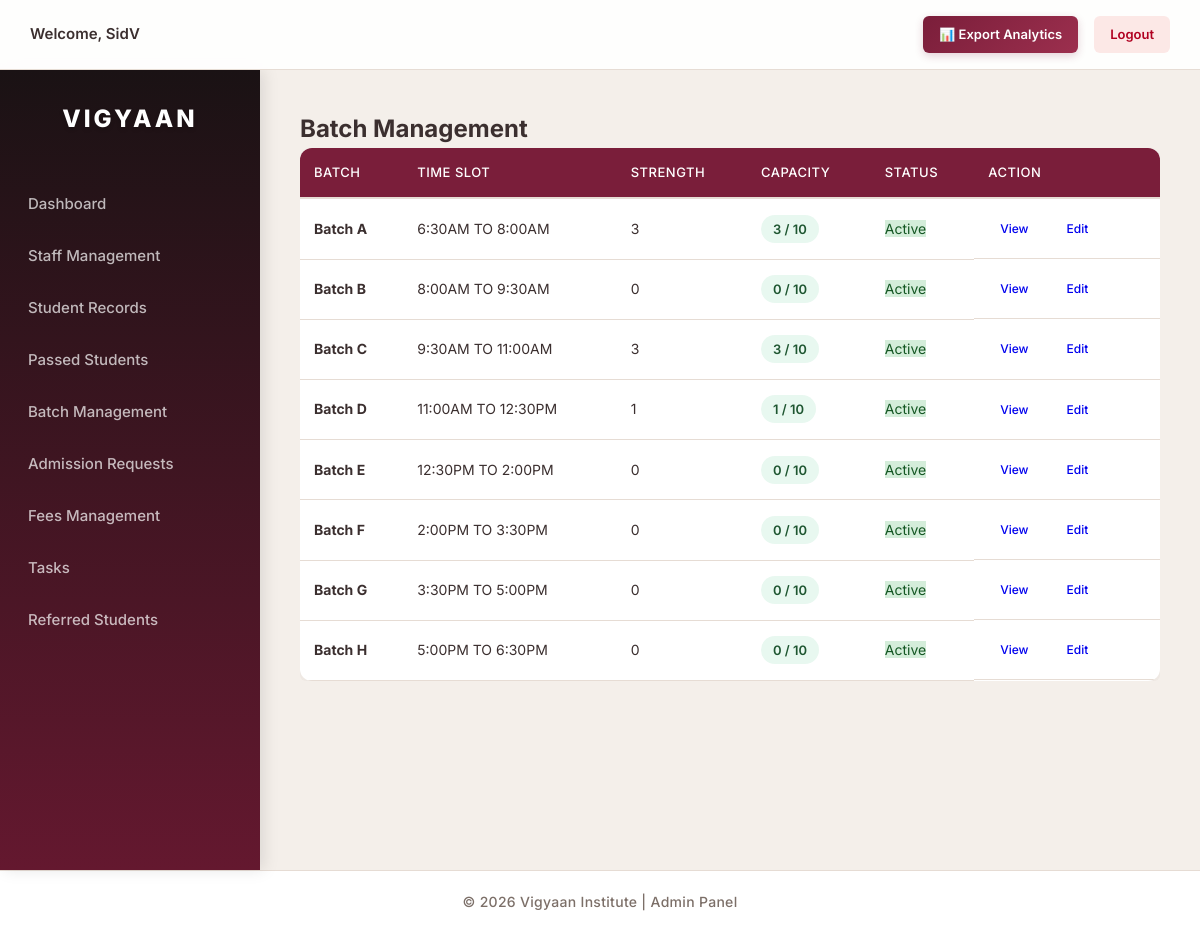
Screenshot of /batches/list.php (signed in) with the database file from the repository.
### tables this page shows
CREATE TABLE `batches` (
  `id` int(11) NOT NULL,
  `batch_name` char(1) NOT NULL,
  `time_slot` varchar(50) NOT NULL,
  `capacity` int(11) NOT NULL DEFAULT 10,
  `status` enum('Active','Inactive') DEFAULT 'Active'
);

### batches/list.php (the view, shortened to what this page needs)
<?php
require_once dirname(__DIR__) . '/includes/db.php';
$result = $conn->query("
    SELECT b.*,
    (SELECT COUNT(*) FROM students s WHERE s.batch_id = b.id) AS strength
    FROM batches b
    ORDER BY b.batch_name ASC
");
require_once "../includes/header.php";
require_once "../includes/sidebar.php";
?>
<div class="page-header">
    <h2>Batch Management</h2>
</div>
<div class="table-responsive">
<table class="batch-table">
    <tr>
        <th>Batch</th>
        <th>Time Slot</th>
        <th>Strength</th>
        <th>Capacity</th>
        <th>Status</th>
        <th>Action</th>
    </tr>
<?php while($batch = $result->fetch_assoc()):
    $strength = $batch['strength'];
    $capacity = $batch['capacity'];
    $is_full = $strength >= $capacity;
?>
<tr>
    <td><strong>Batch <?php echo $batch['batch_name']; ?></strong></td>
    <td><?php echo $batch['time_slot']; ?></td>
    <td>
        <?php echo $strength; ?>
    </td>
    <td>
        <span class="capacity-badge <?php echo $is_full ? 'capacity-full' : 'capacity-ok'; ?>">
            <?php echo $strength . " / " . $capacity; ?>
        </span>
    </td>
    <td>
        <span class="<?php echo $batch['status']=='Active' ? 'status-active' : 'status-inactive'; ?>">
            <?php echo $batch['status']; ?>
        </span>
    </td>
    <td style="display:flex; gap:8px;">
   <a href="view.php?id=<?php echo $batch['id']; ?>"
   class="action-btn view-btn">
    View
</a>
    <a href="edit.php?id=<?php echo $batch['id']; ?>"
       class="action-btn">
        Edit
    </a>
</td>
</tr>
<?php endwhile; ?>
</table>
</div>
<?php require_once "../includes/footer.php"; ?>

### assets/css/style.css (style rules this page uses)
:root { --primary-color: #7A1E3A; --primary-dark: #64182F; --primary-light: #9C2F4E; --bg-main: #F4EFEA; --bg-card: #FFFFFF; --text-main: #3B2F2F; --text-muted: #7C6F68; --border-color: #E6DCD4; --input-border: #D8CCC3; --success-bg: #D4EDDA; --success-text: #155724; --danger-bg: #FCE8E6; --danger-text: #B00020; --shadow-sm: 0 4px 6px rgba(60, 40, 30, 0.04); --shadow-md: 0 10px 20px rgba(60, 40, 30, 0.06); --shadow-lg: 0 20px 45px rgba(60, 40, 30, 0.08); --radius-sm: 6px; --radius-md: 12px; --radius-lg: 16px; --transition: all 0.3s cubic-bezier(0.4, 0, 0.2, 1); }
* { box-sizing: border-box; margin: 0; padding: 0; }
body { font-family: 'Inter', -apple-system, BlinkMacSystemFont, "Segoe UI", Roboto, Helvetica, Arial, sans-serif; background-color: var(--bg-main); color: var(--text-main); line-height: 1.6; -webkit-font-smoothing: antialiased; }
table { width: 100%; border-collapse: separate; border-spacing: 0; }
th { text-align: left; font-size: 13px; font-weight: 600; padding: 14px 16px; border-bottom: 2px solid var(--border-color); color: var(--text-muted); text-transform: uppercase; letter-spacing: 0.5px; }
td { padding: 16px; border-bottom: 1px solid rgba(230, 220, 212, 0.5); font-size: 14px; vertical-align: middle; }
.status-active { background: var(--success-bg); color: var(--success-text); }
.action-btn { padding: 6px 12px; border-radius: var(--radius-sm); font-size: 12px; font-weight: 500; text-decoration: none; margin-right: 6px; display: inline-flex; align-items: center; transition: var(--transition); }
.batch-table { width: 100%; border-collapse: collapse; background: #fff; border-radius: var(--radius-md); overflow: hidden; box-shadow: var(--shadow-md); }
.batch-table th { background: var(--primary-color); color: #fff; padding: 14px; text-align: left; font-weight: 500; }
.batch-table td { padding: 14px; border-bottom: 1px solid var(--border-color); font-size: 14px; }
.capacity-badge { padding: 6px 12px; border-radius: 20px; font-size: 13px; font-weight: 600; }
.capacity-ok { background: #E8F8F0; color: #1E5631; }
.table-responsive { width: 100%; overflow-x: auto; -webkit-overflow-scrolling: touch; margin-bottom: 15px; border-radius: var(--radius-sm); }

### rows the page displays
batches: batch_name "A", time_slot "6:30AM TO 8:00AM", strength "3", capacity "10", status "Active"
batches: batch_name "B", time_slot "8:00AM TO 9:30AM", strength "0", capacity "10", status "Active"
batches: batch_name "C", time_slot "9:30AM TO 11:00AM", strength "3", capacity "10", status "Active"
batches: batch_name "D", time_slot "11:00AM TO 12:30PM", strength "1", capacity "10", status "Active"
batches: batch_name "E", time_slot "12:30PM TO 2:00PM", strength "0", capacity "10", status "Active"
batches: batch_name "F", time_slot "2:00PM TO 3:30PM", strength "0", capacity "10", status "Active"
batches: batch_name "G", time_slot "3:30PM TO 5:00PM", strength "0", capacity "10", status "Active"
batches: batch_name "H", time_slot "5:00PM TO 6:30PM", strength "0", capacity "10", status "Active"

### other values shown
$_SESSION['username'] "SidV"
